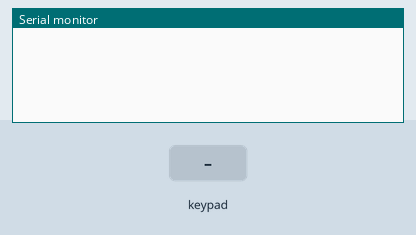
Simulated run of this sketch. Board: Arduino Uno, built with avr-gcc and run on an emulated ATmega328P. Shown: the last lines printed to the serial monitor. The test bench sets the inputs (shaded band). No radio packets arrive unless stated.

Above: at 1.2 s.
1.3 s: key '1' pressed
At 2.4 s:
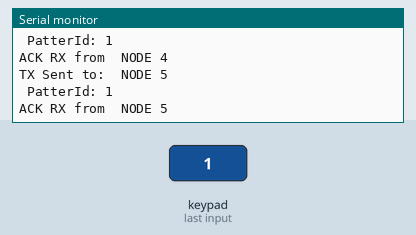
2.8 s: keypad keys 4 5 6 7 A pressed 0.4 s apart
At 4.9 s:
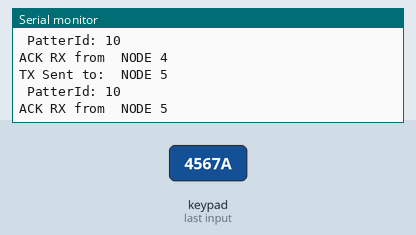
6.3 s: key 'B' pressed
At 7.5 s:
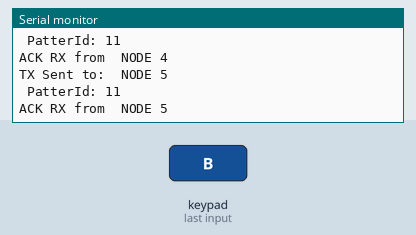
7.8 s: keypad keys 4 5 6 7 D pressed 0.4 s apart
At 10.0 s:
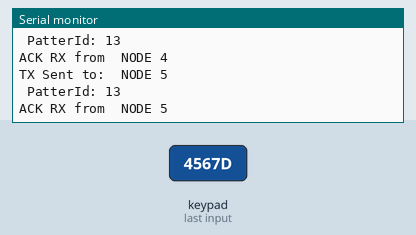
11.3 s: key 'C' pressed
At 12.5 s:
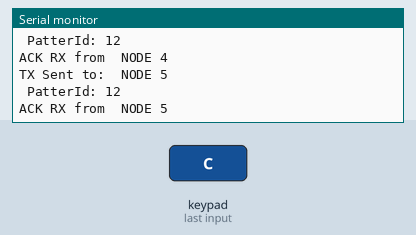
12.8 s: key 'E' pressed
At 13.1 s:
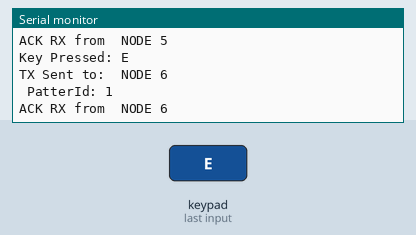
Timing chart, 0 to 15.3 s (numbered marks = the images above; inputs shaded):
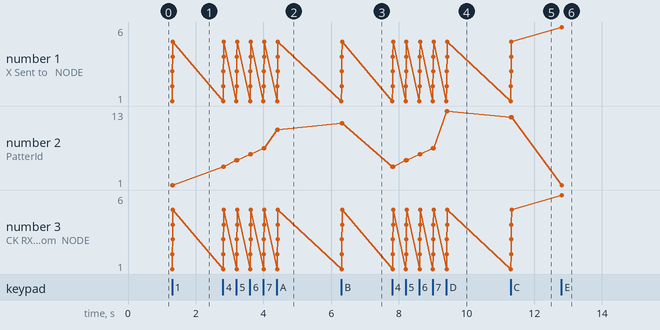

The sketch:

DisplayController.ino
```cpp
#include <SPI.h>
//#include <EEPROM.h>
#include "RF24.h"
//#include "RF24Network.h"
//#include "RF24Mesh.h"
#include "Keypad.h"
//#include "printf.h"

/*
* DisplayController.ino
*
* Created: 9/14/2018 7:37:22 AM
* Author: jason.higinbotham
*/

#define ROWS 4
#define COLS 4

#define RADIO_CHANNEL 113

char keys[ROWS][COLS] = {
	{
		'1','2','3','4'
	},
	{
		'5','6','7','8'
	},
	{
		'9','A','B','C'
	},
	{
		'D','E','F','G'
	}
};

byte rowPins[ROWS] = {0,8,2,3};
byte colPins[COLS] = {4,5,6,7};

Keypad keypad = Keypad(makeKeymap(keys), rowPins, colPins, ROWS, COLS);

RF24 radio(9, 10);

const uint64_t NODE_1 = 0xE8E8F0F0F1LL;
const uint64_t NODE_2 = 0xE8E8F0F0E2LL;
const uint64_t NODE_3 = 0xE8E8F0F0D3LL;
const uint64_t NODE_4 = 0xE8E8F0F0C4LL;
const uint64_t NODE_5 = 0xE8E8F0F0B5LL;
const uint64_t NODE_6 = 0xE8E8F0F0A6LL;


void setup()
{
	Serial.begin(115200);

	radio.begin();
	radio.setPALevel(RF24_PA_LOW);
	radio.setChannel(RADIO_CHANNEL);
	radio.setDataRate(RF24_250KBPS);
	radio.setRetries(5, 15);

	radio.enableDynamicPayloads();

	radio.stopListening();
}

void loop()
{
	ReadKey();
}

void ReadKey()
{
	char key = keypad.getKey();
	if (key != NO_KEY)
	{
		Serial.print("Key Pressed: ");
		Serial.println(key);
		switch (key)
		{
			case '1': Scene1(); break;
			case '2': Scene2(); break;
			case '3': Scene3(); break;
			case '4': Scene4(); break;
			case '5': Scene5(); break;
			case '6': Scene6(); break;
			case '7': Scene7(); break;
			case '8': Scene8(); break;
			case '9': Scene9(); break;
			case 'A': Scene10(); break;
			case 'B': Scene11(); break;
			case 'C': Scene12(); break;
			case 'D': Scene13(); break;
			case 'E': Scene14(); break;
			case 'F': Scene15(); break;
			case 'G': StopScene(); break;
		}
	}
}

void StopScene()
{
	TransmitStopToAllLocations();
}

void Scene1()
{
	TransmitPatternToAllLocations(1);
}

void Scene2()
{
	TransmitPatternToAllLocations(2);
}

void Scene3() {
	TransmitPatternToAllLocations(3);
}

void Scene4()
{
	TransmitPatternToAllLocations(4);
}

void Scene5()
{
	TransmitPatternToAllLocations(5);
}

void Scene6()
{
	TransmitPatternToAllLocations(6);
}

void Scene7()
{
	TransmitPatternToAllLocations(7);
}

void Scene8()
{
	TransmitPatternToAllLocations(8);
}

void Scene9()
{
	TransmitPatternToAllLocations(9);
}

void Scene10()
{
	TransmitPatternToAllLocations(10);
}

void Scene11()
{
	TransmitPatternToAllLocations(11);
}

void Scene12()
{
	TransmitPatternToAllLocations(12);
}

void Scene13()
{
	TransmitPatternToAllLocations(13);
}

void Scene14()
{
	TransmitPatternToWonderWheel(1);
}

void Scene15()
{
	TransmitPatternToWonderWheel(2);
}

void TransmitPatternToAllLocations(byte patternId)
{
	TransmitPatternToLocation(NODE_1, patternId);
	TransmitPatternToLocation(NODE_2, patternId);
	TransmitPatternToLocation(NODE_3, patternId);
	TransmitPatternToLocation(NODE_4, patternId);
	TransmitPatternToLocation(NODE_5, patternId);
}

void TransmitStopToAllLocations()
{
	TransmitPatternToLocation(NODE_1, 0);
	TransmitPatternToLocation(NODE_2, 0);
	TransmitPatternToLocation(NODE_3, 0);
	TransmitPatternToLocation(NODE_4, 0);
	TransmitPatternToLocation(NODE_5, 0);
	TransmitPatternToLocation(NODE_6, 0);
}

void TransmitPatternToWonderWheel(byte patternId)
{
	TransmitPatternToLocation(NODE_6, patternId);
}

void TransmitPatternToLocation(uint64_t nodeId, byte patternId)
{
	Serial.print("TX Sent to: ");
	PrintNodeId(nodeId);
	Serial.print(" PatterId: ");
	Serial.println(patternId);

	radio.stopListening();
	radio.openWritingPipe(nodeId);
	bool rslt = radio.write(&patternId, sizeof(byte));

	if (rslt)
	{
		Serial.print("ACK RX from ");
		PrintNodeId(nodeId);
		} else {
		Serial.print("TX Failed for ");
		PrintNodeId(nodeId);
	}
	Serial.println();
}

void PrintNodeId(uint64_t nodeId)
{
	switch (nodeId)
	{
		case NODE_1: Serial.println(" NODE 1 "); break;
		case NODE_2: Serial.println(" NODE 2 "); break;
		case NODE_3: Serial.println(" NODE 3 "); break;
		case NODE_4: Serial.println(" NODE 4 "); break;
		case NODE_5: Serial.println(" NODE 5 "); break;
		case NODE_6: Serial.println(" NODE 6 "); break;
		default: Serial.println(" Unrecognized Node "); break;
	}
}
```

Measured:
- after the input at 1.3 s, the serial monitor: prints a new line at once (image 1)
- after the input at 2.8 s, the serial monitor: prints a new line at once (image 2)
- after the input at 6.3 s, the serial monitor: prints a new line at once (image 3)
- after the input at 7.8 s, the serial monitor: prints a new line at once (image 4)
- after the input at 11.3 s, the serial monitor: prints a new line at once (image 5)
- after the input at 12.8 s, the serial monitor: prints a new line at once (image 6)
- plotted number 1: 5 → 6 after the input at 12.8 s
- plotted number 2: 1 → 10 after the input at 2.8 s, 10 → 11 after the input at 6.3 s, 11 → 13 after the input at 7.8 s, 13 → 12 after the input at 11.3 s
